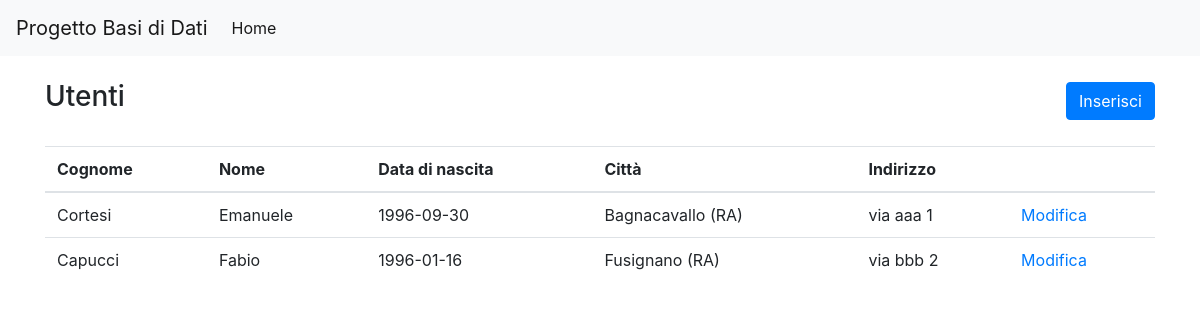
/sito/utente/index.php, run on the app's committed database.
### tables this page shows
CREATE TABLE utenti (
  id           INT          NOT NULL AUTO_INCREMENT,
  cognome      VARCHAR(100) NOT NULL,
  nome         VARCHAR(100) NOT NULL,
  data_nascita DATE         NOT NULL,
  citta        VARCHAR(50)  NOT NULL,
  indirizzo    VARCHAR(100) NOT NULL,
  PRIMARY KEY (id)
);

### sito/ConnessioneSQL.php (called while the page is built, shortened)
<?php
class ConnessioneSQL
{
    private $servername = "localhost";
    private $username = "root";
    private $password = "";
    private $dbname = "progetto_database";
    private $conn;
    public function __construct()
    {
        $this->conn = new mysqli($this->servername, $this->username, $this->password, $this->dbname);
    }
    public function query($sql)
    {
        return $this->conn->query($sql);
    }
    public function select($table, $fields = '*', $other = '')
    {
        $fields = is_array($fields) ? implode(', ', $fields) : $fields;
        $results = $this->query("SELECT {$fields} FROM {$table} {$other}");
        return $results->fetch_all(MYSQLI_ASSOC);
    }
}

### sito/utente/index.php (the view)
<?php require '../partials/head.php' ?>
<div class="d-flex justify-content-between align-items-center mb-4">
    <h3>Utenti</h3>
    <a href="inserisci.php" class="btn btn-primary">Inserisci</a>
</div>
<table class="table">
    <thead>
        <tr>
            <th>Cognome</th>
            <th>Nome</th>
            <th>Data di nascita</th>
            <th>Città</th>
            <th>Indirizzo</th>
            <th></th>
        </tr>
    </thead>
    <tbody>
        <?php
        require "../ConnessioneSQL.php";
        $connessione = new ConnessioneSQL();
        $risultato = $connessione->select('utenti');
        if (count($risultato) > 0) {
            foreach ($risultato as $row) {
                ?>
                <tr>
                    <td><?php echo $row["cognome"] ?></td>
                    <td><?php echo $row["nome"] ?></td>
                    <td><?php echo $row["data_nascita"] ?></td>
                    <td><?php echo $row["citta"] ?></td>
                    <td><?php echo $row["indirizzo"] ?></td>
                    <td><a href="modifica.php?id=<?php echo $row["id"] ?>">Modifica</a></td>
                </tr>
                <?php
            }
        } else {
            ?>
            <tr>
                <td rowspan="4">Non ci sono record.</td>
            </tr>
            <?php
        }
        ?>
    </tbody>
</table>
<?php require '../partials/footer.php' ?>

### data on the page
utenti: cognome "Cortesi", nome "Emanuele", data_nascita "1996-09-30", citta "Bagnacavallo (RA)", indirizzo "via aaa 1"
utenti: cognome "Capucci", nome "Fabio", data_nascita "1996-01-16", citta "Fusignano (RA)", indirizzo "via bbb 2"
